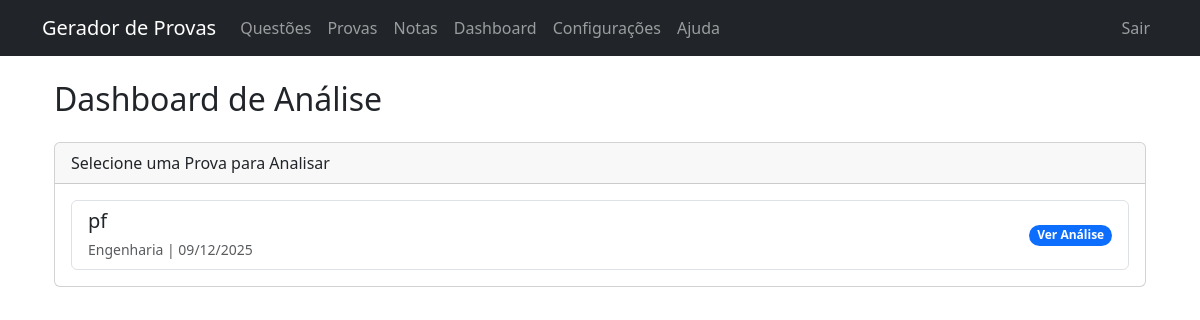
/dashboard/ (signed in), run on the app's committed database.
### models.py (models this page shows)
class Exam(db.Model):
    id = db.Column(db.Integer, primary_key=True)
    title = db.Column(db.String(100), nullable=False)
    date = db.Column(db.String(20), nullable=False)
    course = db.Column(db.String(100), nullable=True) # Deprecated, keeping for migration
    course_id = db.Column(db.Integer, db.ForeignKey('course.id'), nullable=True) # Nullable for now until migration
    show_resolution = db.Column(db.Boolean, default=True, nullable=False)
    max_grade = db.Column(db.Float, default=10.0, nullable=False)
    course_rel = db.relationship('Course', backref='exams')
    versions = db.relationship('ExamVersion', backref='exam', lazy=True)

### routes/dashboard.py (the view)
@bp.route('/')
@login_required
def index():
    try:
        exams = Exam.query.order_by(Exam.id.desc()).all()
        return render_template('dashboard/index.html', exams=exams)
    except Exception as e:
        from flask import flash
        flash(f'Erro ao carregar dashboard: {str(e)}', 'error')
        return redirect(url_for('index'))

### routes/auth.py (called while the page is built)
def login_required(f):
    @wraps(f)
    def decorated_function(*args, **kwargs):
        if not session.get('logged_in'):
            return redirect(url_for('auth.login', next=request.url))
        return f(*args, **kwargs)
    return decorated_function

### templates/dashboard/index.html
{% extends 'base.html' %}
{% block content %}
<div class="container mt-4">
    <h2 class="mb-4">Dashboard de Análise</h2>
    <div class="card">
        <div class="card-header">
            Selecione uma Prova para Analisar
        </div>
        <div class="card-body">
            {% if exams %}
            <div class="list-group">
                {% for exam in exams %}
                <a href="{{ url_for('dashboard.exam_stats', exam_id=exam.id) }}"
                    class="list-group-item list-group-item-action d-flex justify-content-between align-items-center">
                    <div>
                        <h5 class="mb-1">{{ exam.title }}</h5>
                        <small class="text-muted">{{ exam.course }} | {{ exam.date }}</small>
                    </div>
                    <span class="badge bg-primary rounded-pill">Ver Análise</span>
                </a>
                {% endfor %}
            </div>
            {% else %}
            <p class="text-muted">Nenhuma prova encontrada.</p>
            {% endif %}
        </div>
    </div>
</div>
{% endblock %}

### data on the page
Exam: title "pf", course "Engenharia", date "09/12/2025"
